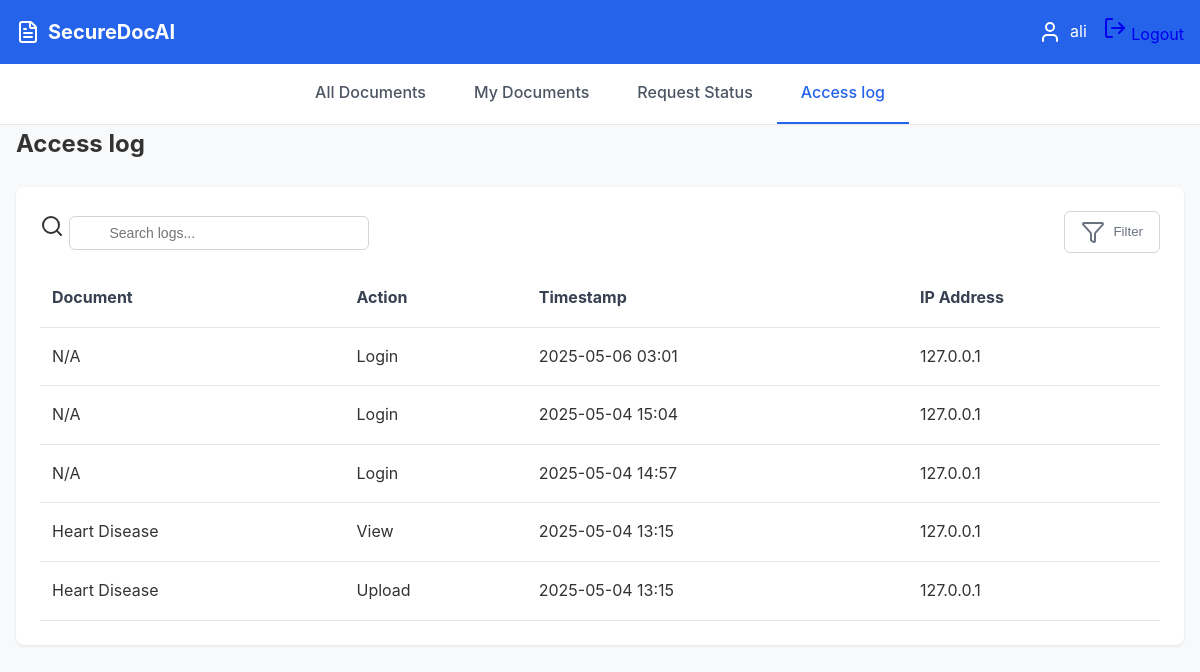
/Dashboard/Reviewer/Access_log/ (signed in), run on the app's committed database.
### SecureDocAI/models.py (models this page shows, shortened)
class User(models.Model):
    ROLE_CHOICES = [
        ('admin', 'Admin'),
        ('uploader', 'Uploader'),
        ('reviewer', 'Reviewer'),
    ]
    id = models.UUIDField(primary_key=True, default=uuid.uuid4, editable=False)
    username = models.CharField(max_length=150, unique=True)
    email = models.EmailField(unique=True)
    password = models.CharField(max_length=128)  # store hashed password
    otp_code = models.CharField(max_length=6, null=True, blank=True)
    otp_created_at = models.DateTimeField(null=True, blank=True)
    is_verified = models.BooleanField(default=False)
    rsa_public_key = models.TextField()
    rsa_private_key_encrypted = models.TextField()  # encrypted with AES or password
    role = models.CharField(max_length=10, choices=ROLE_CHOICES)
    date_joined = models.DateTimeField(default=timezone.now)
    failed_login_attempts = models.IntegerField(default=0)
    lockout_until = models.DateTimeField(null=True, blank=True)

class AccessLog(models.Model):
    ACTION_CHOICES = [
        ('upload', 'Upload'),
        ('view', 'View'),
        ('share', 'Share'),
        ('download', 'Download'),
        ('review_request', 'Review Request Sent'),
        ('review_status', 'Review Status Changed'),
        ('login', 'Login'),
        ('logout', 'Logout'),
        ('delete', 'Delete'),
    ]
    user = models.ForeignKey(User, on_delete=models.CASCADE)
    document = models.ForeignKey(Document, on_delete=models.CASCADE, null=True, blank=True)
    action = models.CharField(max_length=20, choices=ACTION_CHOICES)
    timestamp = models.DateTimeField(auto_now_add=True)
    ip_address = models.GenericIPAddressField(null=True, blank=True)
    metadata = models.JSONField(null=True, blank=True)  # Optional: details like reason or device info

class Document(models.Model):
    uploader = models.ForeignKey(User, on_delete=models.CASCADE, related_name='uploaded_documents')
    title = models.CharField(max_length=255)
    description = models.TextField(blank=True, null=True)
    encrypted_file = models.FileField(upload_to='encrypted/')
    encrypted_aes_key = models.BinaryField()
    encrypted_metadata = models.BinaryField(blank=True, null=True)
    classification = models.CharField(max_length=100)
    uploaded_at = models.DateTimeField(auto_now_add=True)
    is_available = models.BooleanField(default=True)

### SecureDocAI/views.py (the view)
# urls.py: path('Dashboard/Reviewer/Access_log/', accesslog_reviewer_view, name="reviewer_accesslog"),
def accesslog_reviewer_view(request):
    user = User.objects.get(pk=request.session.get('temp_user_id'))
    access_logs = AccessLog.objects.filter(user=user).select_related('document').order_by('-timestamp')
    username = user.username
    content = {
        'user': username,
        'access_logs': access_logs
    }
    return render(request, 'SecureDocAI/reviewer/accesslog.html', context=content)

### SecureDocAI/templates/SecureDocAI/reviewer/accesslog.html (shortened to what this page needs)
{% extends "SecureDocAI/reviewer/layout.html" %}
{% load static %}
{% block content %}
<nav class="main-nav">
    <div class="container">
        <div class="nav-links">
            <a href="{% url 'reviewer_dashboard' %}" class="nav-link">All Documents</a>
            <a href="{% url 'reviewer_dashboard_myDoc' %}" class="nav-link">My Documents</a>
            <a href="{% url 'reviewer_dashboard_Request' %}" class="nav-link">Request Status</a>
            <a href="{% url 'reviewer_accesslog' %}" class="nav-link active">Access log</a>
        </div>
    </div>
</nav>
<main class="container">
    <section class="page active">
        <h1>Access log</h1>
        <div class="card">
            <div class="table-header">
                <div class="search-box">
                    <i data-lucide="search"></i>
                    <input type="text" id="searchInput" placeholder="Search logs..." />
                </div>
                <button class="filter-btn">
                    <i data-lucide="filter"></i> Filter
                </button>
            </div>
            <table>
                <thead>
                    <tr>
                        <th>Document</th>
                        <th>Action</th>
                        <th>Timestamp</th>
                        <th>IP Address</th>
                    </tr>
                </thead>
                <tbody id="riskLogTable">
                    {% for log in access_logs %}
                    <tr>
                        <td>{% if log.document %}{{ log.document.title }}{% else %}N/A{% endif %}</td>
                        <td>{{ log.get_action_display }}</td>
                        <td>{{ log.timestamp|date:"Y-m-d H:i" }}</td>
                        <td>{{ log.ip_address|default:"-" }}</td>
                    </tr>
                    {% empty %}
                    <tr>
                        <td colspan="4">No access logs found.</td>
                    </tr>
                    {% endfor %}
                </tbody>
            </table>
        </div>
    </section>
</main>
{% endblock %}

### SecureDocAI/templates/SecureDocAI/reviewer/layout.html (shortened to what this page needs)
{% load static %}
<!DOCTYPE html>
<html lang="en">
<head>
    <link rel="stylesheet" href="{% static 'styles/reviewer.css' %}">
</head>
<body>
    <header class="main-header">
        <div class="container">
            <div class="header-content">
                <div class="logo">
                    <i data-lucide="file-text"></i>
                    <span>SecureDocAI</span>
                </div>
                <div class="user-section">
                  <div class="user-info">
                      <i data-lucide="user"></i>
                      <span>{{ user }}</span>
                  </div>
                  <a href="{% url 'logout' %}" class="logout-btn">
                      <i data-lucide="log-out"></i>
                      <span>Logout</span>
                  </a>
              </div>
            </div>
        </div>
    </header>
    {% block content %}{% endblock %}
</body>
</html>

### SecureDocAI/static/styles/reviewer.css (style rules this page uses)
* { margin: 0; padding: 0; box-sizing: border-box; }
body { font-family: -apple-system, BlinkMacSystemFont, 'Segoe UI', Roboto, Oxygen, Ubuntu, Cantarell, sans-serif; line-height: 1.6; background-color: #f8f9fa; color: #333; }
.container { max-width: 1200px; margin: 0 auto; padding: 0 1rem; }
.main-header { background-color: #2563eb; color: white; box-shadow: 0 2px 4px rgba(0, 0, 0, 0.1); }
.header-content { height: 64px; display: flex; justify-content: space-between; align-items: center; }
.logo { display: flex; align-items: center; gap: 0.5rem; font-size: 1.25rem; font-weight: bold; }
.user-section { display: flex; align-items: center; gap: 1rem; }
.user-info { display: flex; align-items: center; gap: 0.5rem; }
.main-nav { background-color: white; border-bottom: 1px solid #e5e7eb; }
.nav-links { display: flex; justify-content: center; }
.nav-link { padding: 1rem 1.5rem; color: #4b5563; text-decoration: none; font-weight: 500; border-bottom: 2px solid transparent; transition: all 0.2s ease; }
.nav-link.active { color: #2563eb; border-bottom-color: #2563eb; }
main { padding: 2rem 0; }
.page { display: none; }
.page.active { display: block; }
h1 { font-size: 1.5rem; font-weight: bold; margin-bottom: 1.5rem; }
a { text-decoration: none; }

### SecureDocAI/templates/SecureDocAI/reviewer/accesslog.html (style rules this page uses)
a { text-decoration: none; }
.card { background-color: white; border-radius: 0.5rem; box-shadow: 0 1px 3px rgba(0, 0, 0, 0.1); padding: 1.5rem; }
.table-header { display: flex; justify-content: space-between; align-items: center; margin-bottom: 1rem; }
.search-box { position: relative; }
.search-box input { padding: 0.5rem 0.75rem 0.5rem 2.5rem; border: 1px solid #d1d5db; border-radius: 0.375rem; font-size: 0.875rem; width: 300px; }
.filter-btn { display: flex; align-items: center; gap: 0.5rem; padding: 0.5rem 1rem; background: none; border: 1px solid #d1d5db; border-radius: 0.375rem; color: #6b7280; cursor: pointer; }
table { width: 100%; border-collapse: collapse; }
th { text-align: left; padding: 1rem 0.75rem; color: #374151; border-bottom: 1px solid #e5e7eb; }
td { padding: 1rem 0.75rem; border-bottom: 1px solid #e5e7eb; }

### data on the page
User: username "ali"
AccessLog: shows "N/A", action "Login", timestamp "2025-05-06 03:01", ip_address "127.0.0.1"
AccessLog: shows "N/A", action "Login", timestamp "2025-05-04 15:04", ip_address "127.0.0.1"
AccessLog: shows "N/A", action "Login", timestamp "2025-05-04 14:57", ip_address "127.0.0.1"
AccessLog: document "Heart Disease", action "View", timestamp "2025-05-04 13:15", ip_address "127.0.0.1"
AccessLog: document "Heart Disease", action "Upload", timestamp "2025-05-04 13:15", ip_address "127.0.0.1"
